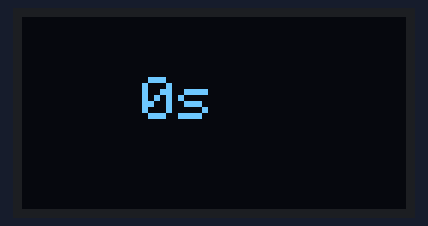
A sketch run on a simulated ESP32. On the bench: 128×64 one-colour display.

Above: at 0.1 s.
At 4.1 s:
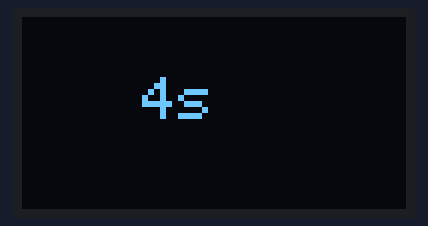
At 9.1 s:
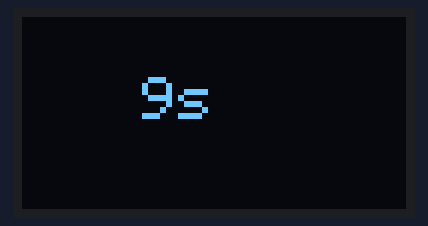
At 19.1 s:
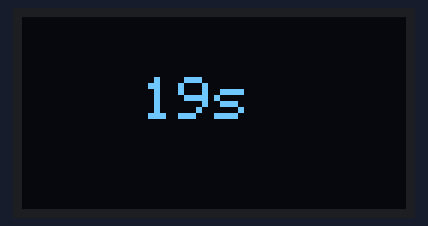
At 29.1 s:
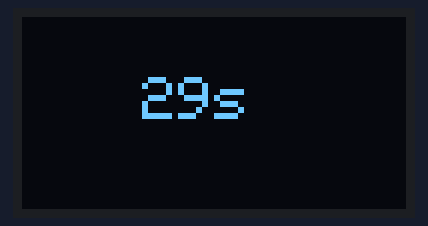
At 38.1 s:
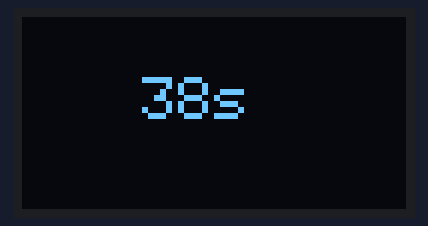

Measured:
- what the display in image 0 shows lasts 0.9 s, from 0.1 s to 1.0 s
- what the display in image 1 shows lasts 1.0 s, from 4.0 s to 5.0 s

The sketch:

exemplo_display.ino
```cpp
#include <Wire.h>
#include <Adafruit_GFX.h>
#include <Adafruit_SSD1306.h>

#define SCREEN_WIDTH 128 // Largura da tela
#define SCREEN_HEIGHT 64 // Altura da tela

#define I2C_SCK 6
#define I2C_SDA 5

Adafruit_SSD1306 tela(SCREEN_WIDTH, SCREEN_HEIGHT, &Wire, -1);

void setup() {
  Serial.begin(115200);
  Wire.begin(I2C_SDA,I2C_SCK);
  tela.begin(SSD1306_SWITCHCAPVCC, 0x3C);
  tela.clearDisplay();
  tela.setTextSize(2);
  tela.setTextColor(SSD1306_WHITE);
  tela.setCursor(0,0);
  tela.println("Hello World!");
  tela.display();
}

void loop() {
  tela.clearDisplay();
  tela.setCursor(40,20);
  tela.print(millis()/1000);
  tela.println("s");
  tela.display();
}
```
